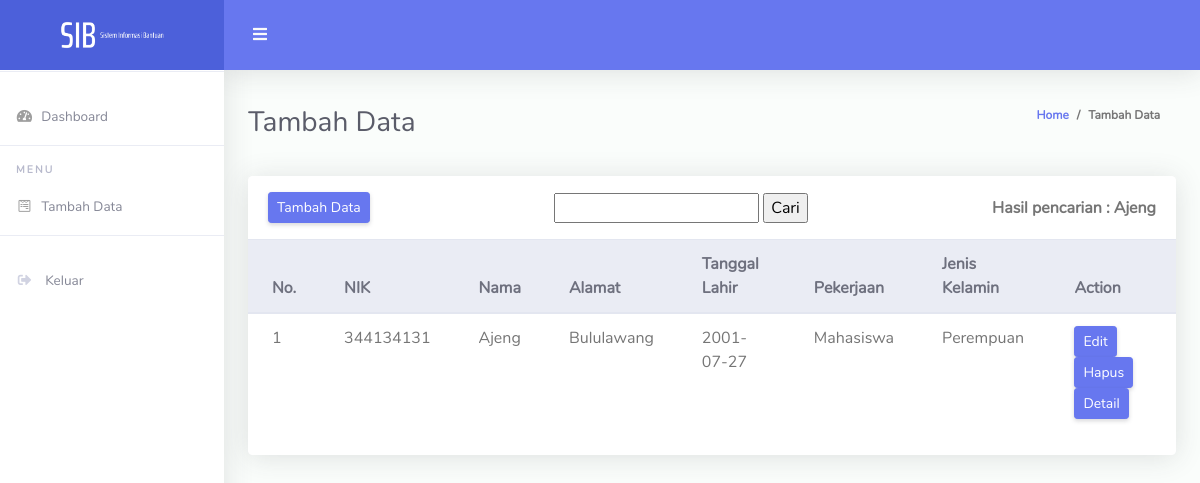
Screenshot of /tambahDataWarga_user/tambahData.php?cari=Ajeng with the database file from the repository.
### tables this page shows
CREATE TABLE `warga` (
  `id_warga` int(11) NOT NULL,
  `nik` varchar(50) NOT NULL,
  `nama` varchar(50) NOT NULL,
  `alamat` varchar(50) NOT NULL,
  `ttl` date NOT NULL,
  `pekerjaan` varchar(50) NOT NULL,
  `jenisKelamin` varchar(50) NOT NULL
);

### tambahDataWarga_user/tambahData.php (the view, shortened to what this page needs)
<!DOCTYPE html>
<html lang="en">
<head>
  <link href="../vendor/fontawesome-free/css/all.min.css" rel="stylesheet" type="text/css">
  <link href="../vendor/bootstrap/css/bootstrap.min.css" rel="stylesheet" type="text/css">
  <link href="../css/ruang-admin.min.css" rel="stylesheet">
</head>
<body id="page-top">
  <div id="wrapper">
    <ul class="navbar-nav sidebar sidebar-light accordion" id="accordionSidebar">
      <a class="sidebar-brand d-flex align-items-center justify-content-center" href="../index_user.php">
        <div class="sidebar-brand-icon">
          <img src="../img/logo/SSIB.png">
        </div>
      </a>
      <hr class="sidebar-divider">
      <li class="nav-item">
        <a class="nav-link" href="../index_user.php">
          <i class="fas fa-fw fa-tachometer-alt"></i>
          <span>Dashboard</span>
        </a>
      </li>
      <hr class="sidebar-divider">
      <div class="sidebar-heading">
        Menu
      </div>
      <li class="nav-item">
        <a class="nav-link" href="tambahData.php">
          <i class="fab fa-fw fa-wpforms"></i>
          <span>Tambah Data</span>
        </a>
      </li>
      <hr class="sidebar-divider">
      <li class="nav-item">
        <a class="nav-link" href="../logout.php">
          <i class="fas fa-sign-out-alt fa-sm fa-fw mr-2 text-gray-400 "></i>
          <span>Keluar</span>
        </a>
      </li>
    </ul>
    <div id="content-wrapper" class="d-flex flex-column">
      <div id="content">
        <nav class="navbar navbar-expand navbar-light bg-navbar topbar mb-4 static-top">
          <button id="sidebarToggleTop" class="btn btn-link rounded-circle mr-3">
            <i class="fa fa-bars"></i>
          </button>
        </nav>
        <div class="container-fluid" id="container-wrapper">
          <div class="d-sm-flex align-items-center justify-content-between mb-4">
            <h1 class="h3 mb-0 text-gray-800">Tambah Data</h1>
            <ol class="breadcrumb">
              <li class="breadcrumb-item"><a href="tambahData.php">Home</a></li>
              <li class="breadcrumb-item">Tambah Data</li>
            </ol>
          </div>
          <div class="row">
            <div class="col-lg-12">
              <div class="card">
                <div class="card-header py-3 d-flex flex-row align-items-center justify-content-between">
                  <h6 class="m-0 font-weight-bold text-primary"><a href="form_tambahData.php" class="btn btn-sm btn-primary">Tambah Data</a></h6>
                  <form action="../tambahDataWarga/tambahData.php" method="get">
                      <input type="text" name="cari">
                      <input type="submit" value="Cari">
                  </form>
                  <?php
                        if(isset($_GET['cari'])){
                            $cari = $_GET['cari'];
                            echo "<b>Hasil pencarian : ".$cari."</b>";
                        }
                    ?>
                </div>
                <div class="table-responsive">
                  <table class="table align-items-center table-flush">
                    <thead class="thead-light">
                      <tr>
                        <th>No.</th>
                        <th>NIK</th>
                        <th>Nama</th>
                        <th>Alamat</th>
                        <th>Tanggal Lahir</th>
                        <th>Pekerjaan</th>
                        <th>Jenis Kelamin</th>
                        <th>Action</th>
                      </tr>
                      <?php
                          include "../config.php";
                          if(isset($_GET['cari'])){
                              $cari = $_GET['cari'];
                              $query = mysqli_query($koneksi,"SELECT * FROM warga WHERE nama LIKE '%".$cari."%' OR nik LIKE '%".$cari."%'" );
                            }
                              else{
                                  $query = mysqli_query($koneksi,"SELECT * FROM warga");
                              }
                          $nomor = 1;
                          if($query){
                          while($data = mysqli_fetch_array($query)){
                          ?>
                            <tr>
                              <td><?php echo $nomor++; ?></td>
                              <td><?php echo $data['nik']; ?></td>
                              <td><?php echo $data['nama']; ?></td>
                              <td><?php echo $data['alamat']; ?></td>
                              <td><?php echo $data['ttl']; ?></td>
                              <td><?php echo $data['pekerjaan']; ?></td>
                              <td><?php echo $data['jenisKelamin']; ?></td>
                              <td>
                                <a class="btn btn-sm btn-primary" href="form_editData.php?id_warga=<?php echo $data['id_warga']; ?>">Edit</a>
                                <a class="btn btn-sm btn-primary" href="deleteData.php?id_warga=<?php echo $data['id_warga']; ?>" onclick="return confirm()">Hapus</a>
                                <a class="btn btn-sm btn-primary" href="detail.php?id_warga=<?php echo $data['id_warga']; ?>">Detail</a>
                              </td>
                            </tr>
                            <?php } }?>
                      </thead>
                  </table>
                </div>
                <div class="card-footer"></div>
              </div>
            </div>
          </div>
        </div>
      </div>
    </div>
  </div>
</body>
</html>

### rows the page displays
warga: nik "344134131", nama "Ajeng", alamat "Bululawang", ttl "2001-07-27", pekerjaan "Mahasiswa", jenisKelamin "Perempuan"

### other values shown
$cari "Ajeng"
